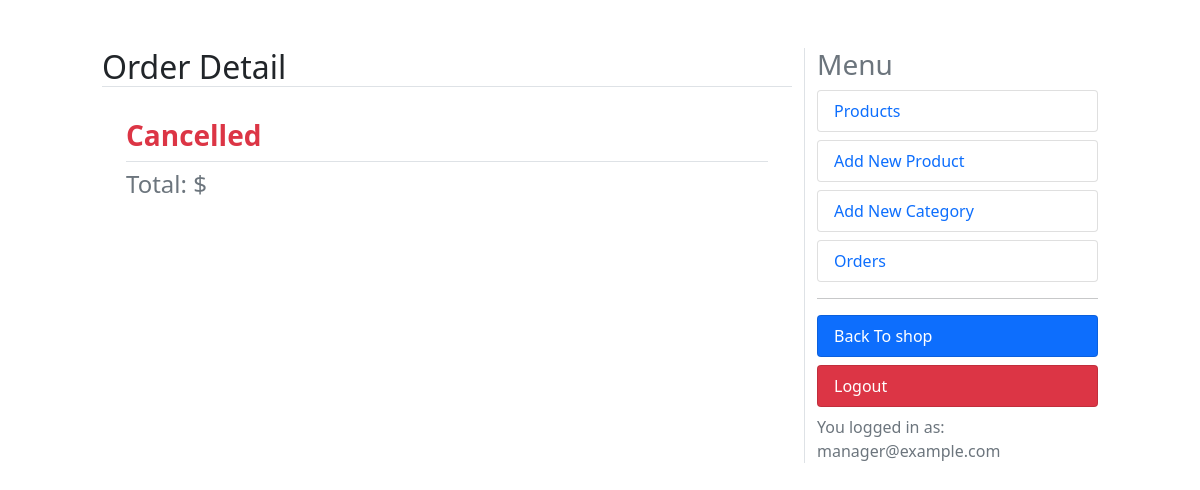
Page /dashboard/orders/detail/6 (signed in) on the earlier database version.
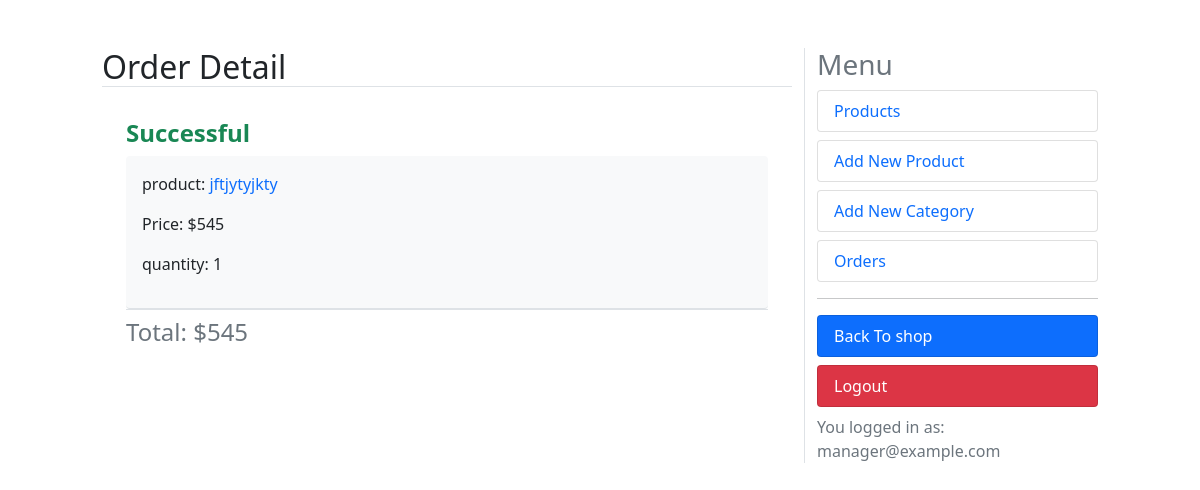
Same page on the later database version.
### accounts/models.py (models this page shows, shortened)
class User(AbstractBaseUser):
    email = models.EmailField(max_length=100, unique=True)
    full_name = models.CharField(max_length=100)
    is_admin = models.BooleanField(default=False)
    is_active = models.BooleanField(default=True)
    likes = models.ManyToManyField(Product, blank=True, related_name='likes')
    is_manager = models.BooleanField(default=False)
    objects = UserManager()
    USERNAME_FIELD = 'email'
    REQUIRED_FIELDS = ['full_name']

### orders/models.py (models this page shows, shortened)
class OrderItem(models.Model):
    order = models.ForeignKey(Order, on_delete=models.CASCADE, related_name='items')
    product = models.ForeignKey(Product, on_delete=models.CASCADE, related_name='order_items')
    price = models.IntegerField()
    quantity = models.SmallIntegerField(default=1)
    def get_cost(self):
        return self.price * self.quantity

class Order(models.Model):
    user = models.ForeignKey(User, on_delete=models.CASCADE, related_name='orders')
    created = models.DateTimeField(auto_now_add=True)
    updated = models.DateTimeField(auto_now=True)
    status = models.BooleanField(default=False)
    class Meta:
        ordering = ('-created',)
    @property
    def get_total_price(self):
        total = sum(item.get_cost() for item in self.items.all())
        return total

### shop/models.py (models this page shows, shortened)
class Product(models.Model):
    category = models.ForeignKey(Category, on_delete=models.CASCADE, related_name='category')
    image = models.ImageField(upload_to='products')
    title = models.CharField(max_length=250)
    description = models.TextField()
    price = models.IntegerField()
    date_created = models.DateTimeField(auto_now_add=True)
    slug = models.SlugField(unique=True)
    class Meta:
        ordering = ('-date_created',)
    def get_absolute_url(self):
        return reverse('shop:product_detail', kwargs={'slug':self.slug})

### dashboard/views.py (the view)
# urls.py: path('orders/detail/<int:id>', views.order_detail, name='order_detail'),
@user_passes_test(is_manager)
@login_required
def order_detail(request, id):
    order = Order.objects.filter(id=id).first()
    items = OrderItem.objects.filter(order=order).all()
    context = {'title':'order detail', 'items':items, 'order':order}
    return render(request, 'order_detail.html', context)

### cart/utils/cart.py (called while the page is built)
    def __iter__(self):
        product_ids = self.cart.keys()
        products = Product.objects.filter(id__in=product_ids)
        cart = self.cart.copy()
        for product in products:
            cart[str(product.id)]['product'] = product
        for item in cart.values():
            item['total_price'] = int(item['price']) * int(item['quantity'])
            yield item

    def add_cart_session(self):
        cart = self.session.get(CART_SESSION_ID)
        if not cart:
            cart = self.session[CART_SESSION_ID] = {}
        return cart

### dashboard/views.py (called while the page is built)
def is_manager(user):
    try:
        if not user.is_manager:
            raise Http404
        return True
    except:
        raise Http404

### online_shop/context_processors.py (called while the page is built)
def return_cart(request):
    cart = len(list(Cart(request)))
    return {'cart_count': cart}

def return_categories(request):
    categories = Category.objects.all()
    return {'categories': categories}

### dashboard/templates/order_detail.html
{% extends "dashboard.html" %}
{% block content %}
{% if order.status %}
    <h4><b class="text-success">Successful</b></h4>
{% else %}
    <h3><b class="text-danger">Cancelled</b></h3>
{% endif %}
{% for item in items  %}
<div class="bg-light rounded border-bottom p-3">
    <p>product:<a class="text-decoration-none" href="{{ item.product.get_absolute_url }}"> {{item.product.title}}</a></p>
    <p>Price: ${{item.price}}</p>
    <p>quantity: {{item.quantity}}</p>
</div>
{% endfor %}
<h4 class="border-top pt-2 text-muted">Total: ${{ order.get_total_price }}</h4>
{% endblock %}

### dashboard/templates/dashboard.html (shortened to what this page needs)
<!DOCTYPE html>
<html lang="en">
<head>
    <link href="https://cdn.jsdelivr.net/npm/bootstrap@5.1.3/dist/css/bootstrap.min.css" rel="stylesheet">
</head>
<body>
    <div class="row mt-5">
        <div class="col-md-1"></div>
        <div class="col-md-7">
            <h2 class="border-bottom text-capitalize">{{ title }}</h2>
            <div class="p-4">
                {% block content %}{% endblock %}
            </div>
        </div>
        <div class="col-md-3 border-start">
            <h3 class="text-muted">Menu</h3>
            <a class="text-decoration-none" href="{% url 'dashboard:products' %}">
                <li class="rounded list-group-item  text-primary">Products</li>
            </a>
            <a class="text-decoration-none" href="{% url 'dashboard:add_product' %}">
                <li class="rounded list-group-item mt-2 text-primary">Add New Product</li>
            </a>
            <a class="text-decoration-none" href="{% url 'dashboard:add_category' %}">
                <li class="rounded list-group-item mt-2  text-primary">Add New Category</li>
            </a>
            <a class="text-decoration-none" href="{% url 'dashboard:orders' %}">
                <li class="rounded list-group-item mt-2  text-primary">Orders</li>
            </a>
            <hr>
            <a class="text-decoration-none" href="{% url 'shop:home_page' %}">
                <li class="rounded list-group-item bg-primary mt-2  text-white">Back To shop</li>
            </a>
            <a class="text-decoration-none" href="{% url 'accounts:user_logout' %}">
                <li class="rounded list-group-item bg-danger mt-2  text-white">Logout</li>
            </a>
            <div class="text-muted mt-2">You logged in as: {{ request.user.email }}</div>
        </div>
        <div class="col-md-1 "></div>
    </div>
</body>
</html>

Differences in the rows shown:
added OrderItem: product "jftjytyjkty", price "545", quantity "1"
added Order: get_total_price "545"
Other differences:
text no longer shown: "Cancelled"
text now shown: "Successful"
